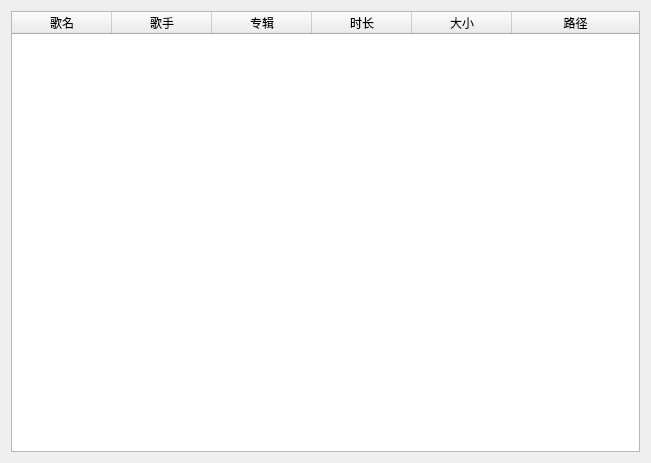
<?xml version="1.0" encoding="UTF-8"?>
<ui version="4.0">
 <class>MusicTable</class>
 <widget class="QWidget" name="MusicTable">
  <property name="geometry">
   <rect>
    <x>0</x>
    <y>0</y>
    <width>651</width>
    <height>463</height>
   </rect>
  </property>
  <property name="windowTitle">
   <string>Form</string>
  </property>
  <layout class="QVBoxLayout" name="verticalLayout">
   <item>
    <widget class="MyMusicTable" name="tableWidget">
     <property name="editTriggers">
      <set>QAbstractItemView::NoEditTriggers</set>
     </property>
     <property name="alternatingRowColors">
      <bool>true</bool>
     </property>
     <property name="selectionBehavior">
      <enum>QAbstractItemView::SelectRows</enum>
     </property>
     <property name="gridStyle">
      <enum>Qt::DashDotDotLine</enum>
     </property>
     <attribute name="horizontalHeaderStretchLastSection">
      <bool>true</bool>
     </attribute>
     <column>
      <property name="text">
       <string>歌名</string>
      </property>
     </column>
     <column>
      <property name="text">
       <string>歌手</string>
      </property>
     </column>
     <column>
      <property name="text">
       <string>专辑</string>
      </property>
     </column>
     <column>
      <property name="text">
       <string>时长</string>
      </property>
     </column>
     <column>
      <property name="text">
       <string>大小</string>
      </property>
     </column>
     <column>
      <property name="text">
       <string>路径</string>
      </property>
     </column>
    </widget>
   </item>
  </layout>
 </widget>
 <customwidgets>
  <customwidget>
   <class>MyMusicTable</class>
   <extends>QTableWidget</extends>
   <header>MyMusicTable</header>
  </customwidget>
 </customwidgets>
 <resources/>
 <connections/>
</ui>
